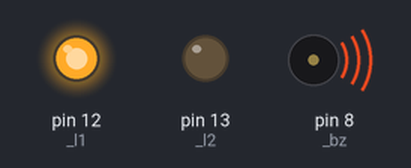
The sketch below on a simulated Arduino Uno, built with avr-gcc and run on an emulated ATmega328P. Shown: output pins drawn as LEDs (lit = HIGH), buzzer (waves = sounding).

Above: at 0.2 s.
At 17.7 s:
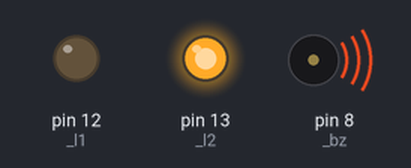
At 28.4 s:
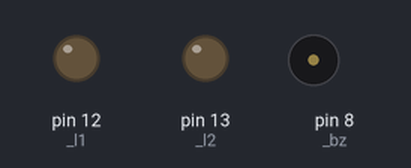
Timing chart, 0 to 33.7 s (numbered marks = the images above):
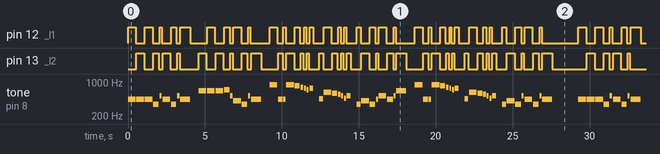

Measured:
- by itself, pin 12 (_l1), pin 13 (_l2): moves between LOW and HIGH, repeating every 29.3 s
- by itself, tone on pin 8 (_bz): plays 440 Hz for 0.50 s, 440 Hz for 0.50 s, 440 Hz for 0.50 s, 349 Hz for 0.35 s, 523 Hz for 0.15 s, 440 Hz for 0.50 s … (293 notes in this stretch)

The sketch:

Buzzer_test.ino
```cpp
// Call playImperialMarch() whenever you want.
// Setup once with initImperialMarch(buzzerPin, led1Pin, led2Pin).

enum{C=261,D=294,E=329,F=349,G=391,GS=415,A=440,AS=455,B=466,
     CH=523,CSH=554,DH=587,DSH=622,EH=659,FH=698,FSH=740,GH=784,GSH=830,AH=880};

static uint8_t _bz=8,_l1=12,_l2=13;
static int _cnt=0;

static inline void _beep(int n,int d){
  tone(_bz,n,d);
  uint8_t led=(_cnt++&1)?_l2:_l1;
  digitalWrite(led,HIGH); delay(d); digitalWrite(led,LOW);
  noTone(_bz); delay(50);
}

static inline void _play(const int (*s)[2], int n){
  for(int i=0;i<n;i++) (s[i][0]<0)?delay(s[i][1]):_beep(s[i][0],s[i][1]);
}

void initImperialMarch(uint8_t buzzerPin, uint8_t ledPin1, uint8_t ledPin2){
  _bz=buzzerPin; _l1=ledPin1; _l2=ledPin2;
  pinMode(_bz,OUTPUT); pinMode(_l1,OUTPUT); pinMode(_l2,OUTPUT);
}

void playImperialMarch(){
  static const int first[][2]={
    {A,500},{A,500},{A,500},{F,350},{CH,150},{A,500},{F,350},{CH,150},{A,650},{-1,500},
    {EH,500},{EH,500},{EH,500},{FH,350},{CH,150},{GS,500},{F,350},{CH,150},{A,650},{-1,500}
  };
  static const int second[][2]={
    {AH,500},{A,300},{A,150},{AH,500},{GSH,325},{GH,175},{FSH,125},{FH,125},{FSH,250},{-1,325},
    {AS,250},{DSH,500},{DH,325},{CSH,175},{CH,125},{B,125},{CH,250},{-1,350}
  };
  static const int v1[][2]={
    {F,250},{GS,500},{F,350},{A,125},{CH,500},{A,375},{CH,125},{EH,650},{-1,500}
  };
  static const int v2[][2]={
    {F,250},{GS,500},{F,375},{CH,125},{A,500},{F,375},{CH,125},{A,650},{-1,650}
  };

  _play(first,  (int)(sizeof(first)/sizeof(first[0])));
  _play(second, (int)(sizeof(second)/sizeof(second[0])));
  _play(v1,     (int)(sizeof(v1)/sizeof(v1[0])));
  _play(second, (int)(sizeof(second)/sizeof(second[0])));
  _play(v2,     (int)(sizeof(v2)/sizeof(v2[0])));
}
void setup(){
  initImperialMarch(8, 12, 13);
}
void loop(){
  playImperialMarch();
  delay(1000);
}
```
